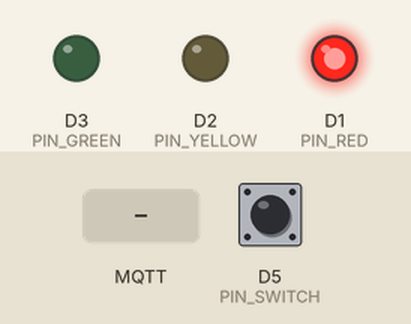
Simulated run of this program. Board: ESP8266 (NodeMCU). Parts: output pins drawn as LEDs (lit = HIGH). Inputs (shaded band) come from the test bench; at power-on: D5 (PIN_SWITCH) HIGH. WiFi joins after 1.5 s; servers stay silent unless stated; no MQTT or app messages arrive unless stated.

Above: at 2.7 s.
2.8 s: D5 (PIN_SWITCH) pulled LOW for 0.15 s
At 4.0 s:
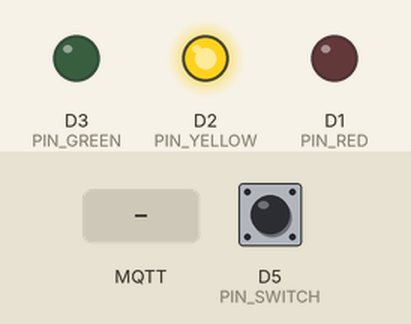
4.4 s: MQTT message "Green" arrives on the first subscribed topic
At 5.2 s:
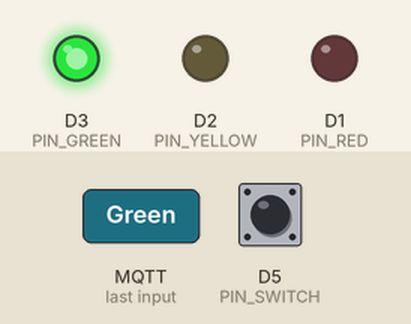
5.9 s: MQTT message "Red" arrives on the first subscribed topic
At 6.4 s:
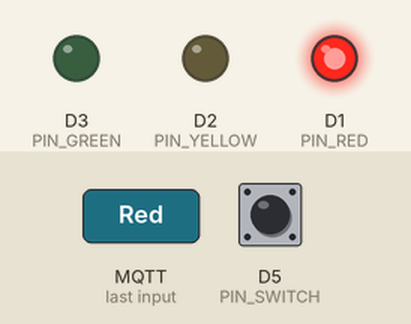
7.4 s: MQTT message "Yellow" arrives on the first subscribed topic
At 8.7 s:
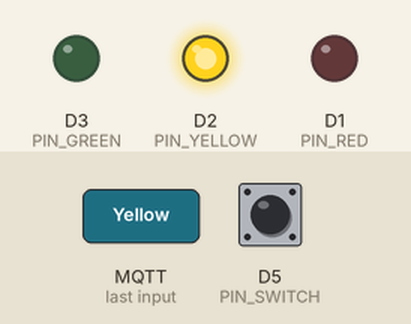
Timing chart, 0 to 9.9 s (numbered marks = the images above; inputs shaded):
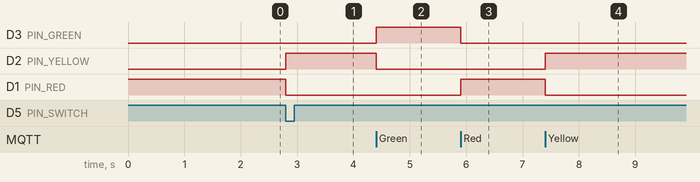

Measured:
- after the input at 2.8 s, D2 (PIN_YELLOW): LOW → HIGH at once; D1 (PIN_RED): HIGH → LOW at once
- after the input at 4.4 s, D3 (PIN_GREEN): LOW → HIGH at once; D2 (PIN_YELLOW): HIGH → LOW at once
- after the input at 5.9 s, D3 (PIN_GREEN): HIGH → LOW at once; D1 (PIN_RED): LOW → HIGH at once
- after the input at 7.4 s, D2 (PIN_YELLOW): LOW → HIGH at once; D1 (PIN_RED): HIGH → LOW at once

The program:

main.cpp
```cpp
#include <Arduino.h>
#include <ESP8266WiFi.h>
#include <PubSubClient.h>

// =====================
// 1) Wi-Fi (ข้อ 1)
// =====================
const char* WIFI_SSID = "***"; // กำหนดชื่อและรหัสผ่าน Wi-Fi ของคุณ
const char* WIFI_PASSWORD = "***"; // กำหนดชื่อและรหัสผ่าน Wi-Fi ของคุณ

// =====================
// 2) MQTT (ข้อ 1)
// =====================
const char* MQTT_BROKER = "broker.emqx.io";
const int   MQTT_PORT = 1883;
const char* DEVICE_ID = "***"; // กำหนดชื่ออุปกรณ์ของคุณ

String baseTopic;
String topicLdr;      // ข้อ 2: ส่งค่า LDR
String topicTraffic;  // ข้อ 3: แสดงสถานะสีปัจจุบัน
String topicCommand;  // ข้อ 5: รับคำสั่งเปิดไฟจาก Web

// =====================
// 3) ขา Pin สำหรับ ESP8266 (NodeMCU)
// =====================
const int PIN_LDR    = A0;
const int PIN_SWITCH = D5;
const int PIN_RED    = D1;
const int PIN_YELLOW = D2;
const int PIN_GREEN  = D3;

WiFiClient espClient;
PubSubClient mqtt(espClient);

// ลำดับการเปลี่ยนสีตามข้อ 4: Red (0) -> Yellow (1) -> Green (2) -> Yellow (3)
int toggleIndex = 0;
String currentLightColor = "Red";

int lastButtonState = HIGH;
unsigned long lastDebounceTime = 0;

// ตัวแปรสำหรับส่งค่าเซนเซอร์ LDR ทุก 5 วินาที (ข้อ 2)
unsigned long lastSensorPublish = 0;
const unsigned long SENSOR_INTERVAL = 5000;

void applyHardwareLights(String color) {
  currentLightColor = color;
  digitalWrite(PIN_RED, (color == "Red") ? HIGH : LOW);
  digitalWrite(PIN_YELLOW, (color == "Yellow") ? HIGH : LOW);
  digitalWrite(PIN_GREEN, (color == "Green") ? HIGH : LOW);
}

void publishTrafficState() {
  mqtt.publish(topicTraffic.c_str(), currentLightColor.c_str(), true);
}

void setTrafficLight(String color) {
  applyHardwareLights(color);
  publishTrafficState();
}

// ฟังก์ชัน Toggle สีไฟเมื่อกดปุ่ม: Red -> Yellow -> Green -> Yellow -> Red (ข้อ 4)
void advanceTrafficLight() {
  toggleIndex = (toggleIndex + 1) % 4;

  if (toggleIndex == 0) setTrafficLight("Red");
  else if (toggleIndex == 1) setTrafficLight("Yellow");
  else if (toggleIndex == 2) setTrafficLight("Green");
  else if (toggleIndex == 3) setTrafficLight("Yellow");
}

// ข้อ 5: รับคำสั่งเปิดไฟจากหน้าเว็บ
void mqttCallback(char* topic, byte* payload, unsigned int length) {
  String message = "";
  for (unsigned int i = 0; i < length; i++) {
    message += (char)payload[i];
  }

  if (String(topic) == topicCommand) {
    message.trim();
    if (message.equalsIgnoreCase("Red")) {
      toggleIndex = 0;
      setTrafficLight("Red");
    } else if (message.equalsIgnoreCase("Yellow")) {
      toggleIndex = 1;
      setTrafficLight("Yellow");
    } else if (message.equalsIgnoreCase("Green")) {
      toggleIndex = 2;
      setTrafficLight("Green");
    }
  }
}

void connectWiFi() {
  WiFi.mode(WIFI_STA);
  WiFi.begin(WIFI_SSID, WIFI_PASSWORD);
  while (WiFi.status() != WL_CONNECTED) {
    delay(500);
  }
}

void connectMQTT() {
  while (!mqtt.connected()) {
    String clientId = String(DEVICE_ID) + "-" + String(ESP.getChipId(), HEX);
    if (mqtt.connect(clientId.c_str())) {
      mqtt.subscribe(topicCommand.c_str());
      publishTrafficState(); // ส่งสถานะเริ่มต้น
    } else {
      delay(2000);
    }
  }
}

void publishSensor() {
  int ldrValue = analogRead(PIN_LDR);
  char buffer[16];
  snprintf(buffer, sizeof(buffer), "%d", ldrValue);
  mqtt.publish(topicLdr.c_str(), buffer, true);
}

void setup() {
  Serial.begin(115200);

  pinMode(PIN_SWITCH, INPUT_PULLUP);
  pinMode(PIN_RED, OUTPUT);
  pinMode(PIN_YELLOW, OUTPUT);
  pinMode(PIN_GREEN, OUTPUT);

  // เริ่มต้นที่ Red ตามไดอะแกรม Start -> Red
  applyHardwareLights("Red");

  baseTopic = String("iot-class/traffic-light/") + DEVICE_ID;
  topicLdr = baseTopic + "/light";
  topicTraffic = baseTopic + "/traffic";
  topicCommand = baseTopic + "/command";

  connectWiFi();
  mqtt.setServer(MQTT_BROKER, MQTT_PORT);
  mqtt.setCallback(mqttCallback);
}

void loop() {
  if (WiFi.status() != WL_CONNECTED) {
    connectWiFi();
  }
  if (!mqtt.connected()) {
    connectMQTT();
  }
  mqtt.loop();

  // ข้อ 4: เปลี่ยนสีไฟเฉพาะเมื่อกดปุ่ม Switch ที่บอร์ดเท่านั้น
  int reading = digitalRead(PIN_SWITCH);
  if (reading == LOW && lastButtonState == HIGH && (millis() - lastDebounceTime) > 200) {
    lastDebounceTime = millis();
    advanceTrafficLight();
  }
  lastButtonState = reading;

  // ข้อ 2: ส่งค่าเซนเซอร์แสง (LDR) ขึ้น Web ทุกๆ 5 วินาที
  if (millis() - lastSensorPublish >= SENSOR_INTERVAL) {
    lastSensorPublish = millis();
    publishSensor();
  }
}
```
